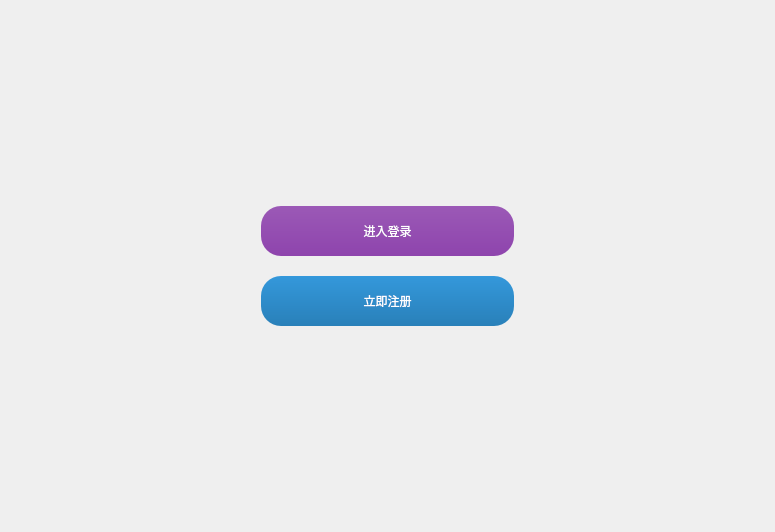
<?xml version="1.0" encoding="UTF-8"?>
<ui version="4.0">
 <class>WelcomeWidget</class>
 <widget class="QWidget" name="WelcomeWidget">
  <property name="geometry">
   <rect>
    <x>0</x>
    <y>0</y>
    <width>775</width>
    <height>532</height>
   </rect>
  </property>
  <property name="windowTitle">
   <string>欢迎</string>
  </property>
  <layout class="QVBoxLayout" name="mainLayout">
   <item>
    <widget class="QLabel" name="backgroundLabel">
     <property name="sizePolicy">
      <sizepolicy hsizetype="Ignored" vsizetype="Ignored">
       <horstretch>0</horstretch>
       <verstretch>0</verstretch>
      </sizepolicy>
     </property>
     <property name="text">
      <string/>
     </property>
     <property name="scaledContents">
      <bool>true</bool>
     </property>
     <layout class="QVBoxLayout" name="buttonLayout">
      <property name="spacing">
       <number>20</number>
      </property>
      <property name="leftMargin">
       <number>250</number>
      </property>
      <property name="rightMargin">
       <number>250</number>
      </property>
      <item>
       <spacer name="verticalSpacer_1">
        <property name="orientation">
         <enum>Qt::Orientation::Vertical</enum>
        </property>
        <property name="sizeHint" stdset="0">
         <size>
          <width>0</width>
          <height>0</height>
         </size>
        </property>
       </spacer>
      </item>
      <item>
       <widget class="QPushButton" name="loginBtn">
        <property name="styleSheet">
         <string>
          QPushButton {
            background: qlineargradient(x1:0, y1:0, x2:0, y2:1, stop:0 #9b59b6, stop:1 #8e44ad);
            border-radius: 20px; color: white; font: bold 20px &quot;微软雅黑&quot;; min-height: 50px;
          }
          QPushButton:hover { background: #a569bd; }
        </string>
        </property>
        <property name="text">
         <string>进入登录</string>
        </property>
       </widget>
      </item>
      <item>
       <widget class="QPushButton" name="registerBtn">
        <property name="styleSheet">
         <string>
          QPushButton {
            background: qlineargradient(x1:0, y1:0, x2:0, y2:1, stop:0 #3498db, stop:1 #2980b9);
            border-radius: 20px; color: white; font: bold 20px &quot;微软雅黑&quot;; min-height: 50px;
          }
          QPushButton:hover { background: #5dade2; }
        </string>
        </property>
        <property name="text">
         <string>立即注册</string>
        </property>
       </widget>
      </item>
      <item>
       <spacer name="verticalSpacer_2">
        <property name="orientation">
         <enum>Qt::Orientation::Vertical</enum>
        </property>
        <property name="sizeHint" stdset="0">
         <size>
          <width>0</width>
          <height>0</height>
         </size>
        </property>
       </spacer>
      </item>
     </layout>
    </widget>
   </item>
  </layout>
 </widget>
 <resources/>
 <connections/>
</ui>
